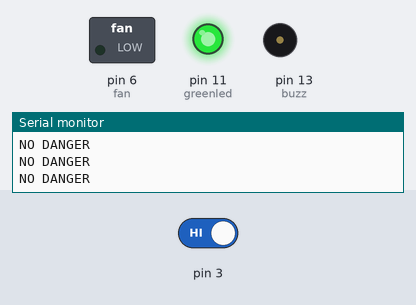
This sketch was run on a simulated Arduino Uno, built with avr-gcc and run on an emulated ATmega328P. Parts: switched loads named in the sketch (green lamp = pin HIGH), output pins drawn as LEDs (lit = HIGH), buzzer (waves = sounding, pin HIGH), the last lines printed to the serial monitor. The test bench sets the inputs (shaded band); at power-on: pin 3 HIGH.

Above: at 1.2 s.
1.3 s: pin 3 driven LOW
At 1.9 s:
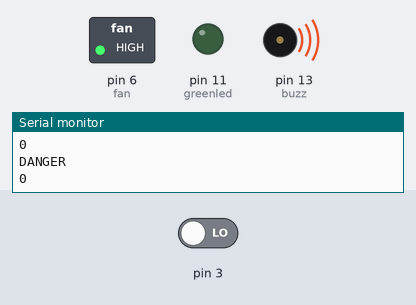
2.8 s: pin 3 driven HIGH
At 3.2 s:
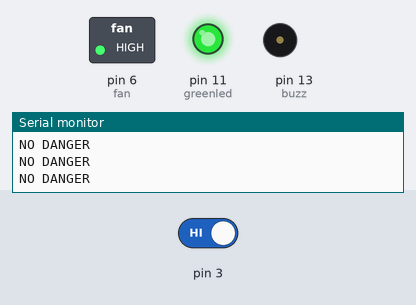
Timing chart, 0 to 5.8 s (numbered marks = the images above; inputs shaded):
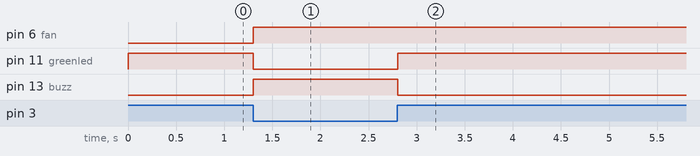

The sketch:

gas_final.ino
```cpp
int fan=6;
int greenled=11;
int buzz=13;
int gas_value;
int gas_avalue;
int sensorThres=100;

void setup()
{
  pinMode(fan,OUTPUT);
  pinMode(buzz,OUTPUT);
  pinMode(greenled,OUTPUT);
  pinMode(3,INPUT);
digitalWrite(fan, LOW);
  Serial.begin(9600);
}
void loop()
{
  gas_avalue=digitalRead(3);
  if(gas_avalue==LOW)
  {
    digitalWrite(fan,HIGH);
    digitalWrite(greenled,LOW);
    digitalWrite(buzz,HIGH);
    Serial.println("DANGER");
    Serial.println(gas_avalue);
  }
  else
  {

    digitalWrite(greenled,HIGH);
    digitalWrite(buzz,LOW);
    Serial.println("NO DANGER");
  }
  delay(100);
}
```

Measured:
- after the input at 1.3 s, pin 6 (fan), pin 13 (buzz): LOW → HIGH at once; pin 11 (greenled): HIGH → LOW at once
- after the input at 2.8 s, pin 11 (greenled): LOW → HIGH at once; pin 13 (buzz): HIGH → LOW at once
